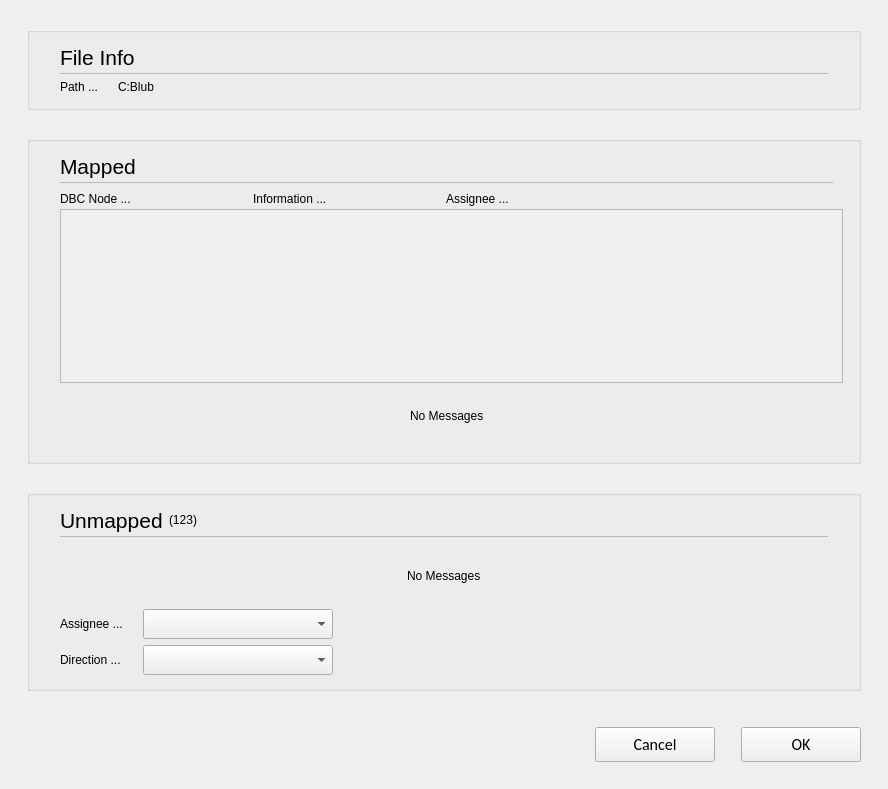
<?xml version="1.0" encoding="UTF-8"?>
<ui version="4.0">
 <class>C_CieDbcImportNodeAssignmentWidget</class>
 <widget class="QWidget" name="C_CieDbcImportNodeAssignmentWidget">
  <property name="geometry">
   <rect>
    <x>0</x>
    <y>0</y>
    <width>888</width>
    <height>789</height>
   </rect>
  </property>
  <property name="windowTitle">
   <string>C_CieDbcImportNodeAssignmentWidget</string>
  </property>
  <layout class="QVBoxLayout" name="verticalLayout" stretch="0,0,1,0,0,0,0,0">
   <property name="leftMargin">
    <number>27</number>
   </property>
   <property name="topMargin">
    <number>27</number>
   </property>
   <property name="rightMargin">
    <number>27</number>
   </property>
   <property name="bottomMargin">
    <number>0</number>
   </property>
   <item>
    <widget class="stw::opensyde_gui_elements::C_OgeGbx" name="pc_GroupBoxMapped_2">
     <property name="title">
      <string/>
     </property>
     <layout class="QVBoxLayout" name="verticalLayout_8" stretch="0,0,0,0">
      <property name="spacing">
       <number>0</number>
      </property>
      <property name="leftMargin">
       <number>30</number>
      </property>
      <property name="rightMargin">
       <number>30</number>
      </property>
      <property name="bottomMargin">
       <number>13</number>
      </property>
      <item>
       <layout class="QHBoxLayout" name="horizontalLayout_8" stretch="0,1">
        <property name="spacing">
         <number>6</number>
        </property>
        <item>
         <widget class="stw::opensyde_gui_elements::C_OgeLabContextMenuBase" name="pc_LabHeadingFileInfo">
          <property name="styleRole" stdset="0">
           <string>heading-group-bold</string>
          </property>
          <property name="minimumSize">
           <size>
            <width>0</width>
            <height>30</height>
           </size>
          </property>
          <property name="maximumSize">
           <size>
            <width>16777215</width>
            <height>30</height>
           </size>
          </property>
          <property name="font">
           <font>
            <family>Segoe UI</family>
            <pointsize>16</pointsize>
           </font>
          </property>
          <property name="text">
           <string>File Info</string>
          </property>
         </widget>
        </item>
        <item>
         <spacer name="horizontalSpacer_11">
          <property name="orientation">
           <enum>Qt::Horizontal</enum>
          </property>
          <property name="sizeHint" stdset="0">
           <size>
            <width>40</width>
            <height>1</height>
           </size>
          </property>
         </spacer>
        </item>
       </layout>
      </item>
      <item>
       <layout class="QHBoxLayout" name="horizontalLayout_22" stretch="0">
        <property name="spacing">
         <number>0</number>
        </property>
        <property name="topMargin">
         <number>1</number>
        </property>
        <property name="rightMargin">
         <number>0</number>
        </property>
        <property name="bottomMargin">
         <number>0</number>
        </property>
        <item>
         <widget class="stw::opensyde_gui_elements::C_OgeFraSeparator" name="pc_FrameMapped_2">
          <property name="minimumSize">
           <size>
            <width>0</width>
            <height>1</height>
           </size>
          </property>
          <property name="maximumSize">
           <size>
            <width>16777215</width>
            <height>1</height>
           </size>
          </property>
          <property name="frameShape">
           <enum>QFrame::StyledPanel</enum>
          </property>
          <property name="frameShadow">
           <enum>QFrame::Raised</enum>
          </property>
         </widget>
        </item>
       </layout>
      </item>
      <item>
       <spacer name="verticalSpacer_9">
        <property name="orientation">
         <enum>Qt::Vertical</enum>
        </property>
        <property name="sizeType">
         <enum>QSizePolicy::Fixed</enum>
        </property>
        <property name="sizeHint" stdset="0">
         <size>
          <width>6</width>
          <height>6</height>
         </size>
        </property>
       </spacer>
      </item>
      <item>
       <layout class="QHBoxLayout" name="horizontalLayout_2">
        <property name="spacing">
         <number>20</number>
        </property>
        <item>
         <widget class="stw::opensyde_gui_elements::C_OgeLabToolTipBase" name="pc_LabPathTitle">
          <property name="styleRole" stdset="0">
           <string>group-item</string>
          </property>
          <property name="text">
           <string>Path ...</string>
          </property>
         </widget>
        </item>
        <item>
         <widget class="stw::opensyde_gui_elements::C_OgeLabToolTipBase" name="pc_LabPath">
          <property name="styleRole" stdset="0">
           <string>group-item</string>
          </property>
          <property name="text">
           <string>C:Blub</string>
          </property>
         </widget>
        </item>
        <item>
         <spacer name="horizontalSpacer_6">
          <property name="orientation">
           <enum>Qt::Horizontal</enum>
          </property>
          <property name="sizeHint" stdset="0">
           <size>
            <width>40</width>
            <height>5</height>
           </size>
          </property>
         </spacer>
        </item>
       </layout>
      </item>
     </layout>
    </widget>
   </item>
   <item>
    <spacer name="verticalSpacer_5">
     <property name="orientation">
      <enum>Qt::Vertical</enum>
     </property>
     <property name="sizeType">
      <enum>QSizePolicy::Fixed</enum>
     </property>
     <property name="sizeHint" stdset="0">
      <size>
       <width>20</width>
       <height>20</height>
      </size>
     </property>
    </spacer>
   </item>
   <item>
    <widget class="stw::opensyde_gui_elements::C_OgeGbx" name="pc_GroupBoxMapped">
     <property name="title">
      <string/>
     </property>
     <layout class="QVBoxLayout" name="verticalLayout_6" stretch="0">
      <property name="spacing">
       <number>0</number>
      </property>
      <property name="leftMargin">
       <number>30</number>
      </property>
      <property name="rightMargin">
       <number>15</number>
      </property>
      <property name="bottomMargin">
       <number>13</number>
      </property>
      <item>
       <layout class="QGridLayout" name="gridLayout">
        <property name="spacing">
         <number>0</number>
        </property>
        <item row="0" column="0">
         <layout class="QHBoxLayout" name="horizontalLayout_7" stretch="0,1">
          <property name="spacing">
           <number>6</number>
          </property>
          <item>
           <widget class="stw::opensyde_gui_elements::C_OgeLabContextMenuBase" name="pc_LabHeadingMapped">
            <property name="styleRole" stdset="0">
             <string>heading-group-bold</string>
            </property>
            <property name="minimumSize">
             <size>
              <width>0</width>
              <height>30</height>
             </size>
            </property>
            <property name="maximumSize">
             <size>
              <width>16777215</width>
              <height>30</height>
             </size>
            </property>
            <property name="font">
             <font>
              <family>Segoe UI</family>
              <pointsize>16</pointsize>
             </font>
            </property>
            <property name="text">
             <string>Mapped</string>
            </property>
           </widget>
          </item>
          <item>
           <spacer name="horizontalSpacer_10">
            <property name="orientation">
             <enum>Qt::Horizontal</enum>
            </property>
            <property name="sizeHint" stdset="0">
             <size>
              <width>40</width>
              <height>1</height>
             </size>
            </property>
           </spacer>
          </item>
         </layout>
        </item>
        <item row="1" column="0">
         <layout class="QHBoxLayout" name="horizontalLayout_20" stretch="0">
          <property name="spacing">
           <number>0</number>
          </property>
          <property name="topMargin">
           <number>1</number>
          </property>
          <property name="rightMargin">
           <number>0</number>
          </property>
          <property name="bottomMargin">
           <number>0</number>
          </property>
          <item>
           <widget class="stw::opensyde_gui_elements::C_OgeFraSeparator" name="pc_FrameMapped">
            <property name="minimumSize">
             <size>
              <width>0</width>
              <height>1</height>
             </size>
            </property>
            <property name="maximumSize">
             <size>
              <width>16777215</width>
              <height>1</height>
             </size>
            </property>
            <property name="frameShape">
             <enum>QFrame::StyledPanel</enum>
            </property>
            <property name="frameShadow">
             <enum>QFrame::Raised</enum>
            </property>
           </widget>
          </item>
         </layout>
        </item>
        <item row="2" column="0">
         <spacer name="verticalSpacer_6">
          <property name="orientation">
           <enum>Qt::Vertical</enum>
          </property>
          <property name="sizeType">
           <enum>QSizePolicy::Fixed</enum>
          </property>
          <property name="sizeHint" stdset="0">
           <size>
            <width>6</width>
            <height>6</height>
           </size>
          </property>
         </spacer>
        </item>
        <item row="4" column="0" colspan="2">
         <widget class="stw::opensyde_gui_elements::C_OgeTransparentScrollArea" name="pc_ScrollAreaMapped">
          <property name="minimumSize">
           <size>
            <width>0</width>
            <height>174</height>
           </size>
          </property>
          <property name="maximumSize">
           <size>
            <width>16777215</width>
            <height>174</height>
           </size>
          </property>
          <property name="widgetResizable">
           <bool>true</bool>
          </property>
          <widget class="stw::opensyde_gui_elements::C_OgeWiOnlyBackground" name="pc_ScrollAreaContents">
           <property name="geometry">
            <rect>
             <x>0</x>
             <y>0</y>
             <width>783</width>
             <height>172</height>
            </rect>
           </property>
           <layout class="QVBoxLayout" name="verticalLayout_5">
            <property name="spacing">
             <number>0</number>
            </property>
            <property name="leftMargin">
             <number>0</number>
            </property>
            <property name="topMargin">
             <number>0</number>
            </property>
            <property name="rightMargin">
             <number>0</number>
            </property>
            <property name="bottomMargin">
             <number>0</number>
            </property>
            <item>
             <layout class="QVBoxLayout" name="pc_LayoutContents">
              <property name="spacing">
               <number>6</number>
              </property>
              <item>
               <spacer name="verticalSpacer">
                <property name="orientation">
                 <enum>Qt::Vertical</enum>
                </property>
                <property name="sizeHint" stdset="0">
                 <size>
                  <width>0</width>
                  <height>0</height>
                 </size>
                </property>
               </spacer>
              </item>
             </layout>
            </item>
           </layout>
          </widget>
         </widget>
        </item>
        <item row="0" column="1">
         <spacer name="horizontalSpacer_9">
          <property name="orientation">
           <enum>Qt::Horizontal</enum>
          </property>
          <property name="sizeType">
           <enum>QSizePolicy::Fixed</enum>
          </property>
          <property name="sizeHint" stdset="0">
           <size>
            <width>10</width>
            <height>0</height>
           </size>
          </property>
         </spacer>
        </item>
        <item row="5" column="0">
         <widget class="QWidget" name="pc_WiNoMapped" native="true">
          <layout class="QHBoxLayout" name="horizontalLayout_5">
           <item>
            <spacer name="horizontalSpacer_7">
             <property name="orientation">
              <enum>Qt::Horizontal</enum>
             </property>
             <property name="sizeHint" stdset="0">
              <size>
               <width>0</width>
               <height>0</height>
              </size>
             </property>
            </spacer>
           </item>
           <item>
            <layout class="QVBoxLayout" name="verticalLayout_10">
             <item>
              <spacer name="verticalSpacer_10">
               <property name="orientation">
                <enum>Qt::Vertical</enum>
               </property>
               <property name="sizeHint" stdset="0">
                <size>
                 <width>0</width>
                 <height>5</height>
                </size>
               </property>
              </spacer>
             </item>
             <item>
              <widget class="stw::opensyde_gui_elements::C_OgeLabToolTipBase" name="pc_LabNoMapped">
               <property name="styleRole" stdset="0">
                <string>group-item</string>
               </property>
               <property name="text">
                <string>No Messages</string>
               </property>
              </widget>
             </item>
             <item>
              <spacer name="verticalSpacer_11">
               <property name="orientation">
                <enum>Qt::Vertical</enum>
               </property>
               <property name="sizeHint" stdset="0">
                <size>
                 <width>0</width>
                 <height>5</height>
                </size>
               </property>
              </spacer>
             </item>
            </layout>
           </item>
           <item>
            <spacer name="horizontalSpacer_8">
             <property name="orientation">
              <enum>Qt::Horizontal</enum>
             </property>
             <property name="sizeHint" stdset="0">
              <size>
               <width>0</width>
               <height>0</height>
              </size>
             </property>
            </spacer>
           </item>
          </layout>
         </widget>
        </item>
        <item row="3" column="0" colspan="2">
         <widget class="QWidget" name="pc_WiMappedTitles" native="true">
          <layout class="QHBoxLayout" name="horizontalLayout" stretch="0,0,0,1">
           <property name="spacing">
            <number>3</number>
           </property>
           <property name="leftMargin">
            <number>0</number>
           </property>
           <property name="topMargin">
            <number>3</number>
           </property>
           <property name="bottomMargin">
            <number>3</number>
           </property>
           <item>
            <widget class="stw::opensyde_gui_elements::C_OgeLabGenericNoPaddingNoMargins" name="pc_LabDbcNodeTitle">
             <property name="minimumSize">
              <size>
               <width>190</width>
               <height>0</height>
              </size>
             </property>
             <property name="maximumSize">
              <size>
               <width>190</width>
               <height>16777215</height>
              </size>
             </property>
             <property name="text">
              <string>DBC Node ...</string>
             </property>
            </widget>
           </item>
           <item>
            <widget class="stw::opensyde_gui_elements::C_OgeLabGenericNoPaddingNoMargins" name="pc_LabInfoTitle">
             <property name="minimumSize">
              <size>
               <width>190</width>
               <height>0</height>
              </size>
             </property>
             <property name="maximumSize">
              <size>
               <width>190</width>
               <height>16777215</height>
              </size>
             </property>
             <property name="text">
              <string>Information ...</string>
             </property>
            </widget>
           </item>
           <item>
            <widget class="stw::opensyde_gui_elements::C_OgeLabGenericNoPaddingNoMargins" name="pc_LabOsyNodeTitle">
             <property name="minimumSize">
              <size>
               <width>190</width>
               <height>0</height>
              </size>
             </property>
             <property name="maximumSize">
              <size>
               <width>190</width>
               <height>16777215</height>
              </size>
             </property>
             <property name="text">
              <string>Assignee ...</string>
             </property>
            </widget>
           </item>
           <item>
            <spacer name="horizontalSpacer_3">
             <property name="orientation">
              <enum>Qt::Horizontal</enum>
             </property>
             <property name="sizeHint" stdset="0">
              <size>
               <width>0</width>
               <height>0</height>
              </size>
             </property>
            </spacer>
           </item>
          </layout>
         </widget>
        </item>
       </layout>
      </item>
     </layout>
    </widget>
   </item>
   <item>
    <spacer name="verticalSpacer_4">
     <property name="orientation">
      <enum>Qt::Vertical</enum>
     </property>
     <property name="sizeType">
      <enum>QSizePolicy::Fixed</enum>
     </property>
     <property name="sizeHint" stdset="0">
      <size>
       <width>20</width>
       <height>20</height>
      </size>
     </property>
    </spacer>
   </item>
   <item>
    <widget class="stw::opensyde_gui_elements::C_OgeGbx" name="pc_GroupBoxUnmapped">
     <property name="title">
      <string/>
     </property>
     <layout class="QVBoxLayout" name="verticalLayout_7">
      <property name="spacing">
       <number>0</number>
      </property>
      <property name="leftMargin">
       <number>30</number>
      </property>
      <property name="rightMargin">
       <number>30</number>
      </property>
      <property name="bottomMargin">
       <number>13</number>
      </property>
      <item>
       <layout class="QHBoxLayout" name="horizontalLayout_9" stretch="0,0,1">
        <property name="spacing">
         <number>6</number>
        </property>
        <item>
         <widget class="stw::opensyde_gui_elements::C_OgeLabContextMenuBase" name="pc_LabHeadingUnmapped">
          <property name="styleRole" stdset="0">
           <string>heading-group-bold</string>
          </property>
          <property name="minimumSize">
           <size>
            <width>0</width>
            <height>30</height>
           </size>
          </property>
          <property name="maximumSize">
           <size>
            <width>16777215</width>
            <height>30</height>
           </size>
          </property>
          <property name="font">
           <font>
            <family>Segoe UI</family>
            <pointsize>16</pointsize>
           </font>
          </property>
          <property name="text">
           <string>Unmapped</string>
          </property>
         </widget>
        </item>
        <item>
         <widget class="stw::opensyde_gui_elements::C_OgeLabContextMenuBase" name="pc_LabNumberUnmapped">
          <property name="styleRole" stdset="0">
           <string>heading-group-bold</string>
          </property>
          <property name="text">
           <string>(123)</string>
          </property>
         </widget>
        </item>
        <item>
         <spacer name="horizontalSpacer_12">
          <property name="orientation">
           <enum>Qt::Horizontal</enum>
          </property>
          <property name="sizeHint" stdset="0">
           <size>
            <width>40</width>
            <height>1</height>
           </size>
          </property>
         </spacer>
        </item>
       </layout>
      </item>
      <item>
       <layout class="QHBoxLayout" name="horizontalLayout_21" stretch="0">
        <property name="spacing">
         <number>0</number>
        </property>
        <property name="topMargin">
         <number>1</number>
        </property>
        <property name="rightMargin">
         <number>0</number>
        </property>
        <property name="bottomMargin">
         <number>0</number>
        </property>
        <item>
         <widget class="stw::opensyde_gui_elements::C_OgeFraSeparator" name="pc_FrameUnmapped">
          <property name="minimumSize">
           <size>
            <width>0</width>
            <height>1</height>
           </size>
          </property>
          <property name="maximumSize">
           <size>
            <width>16777215</width>
            <height>1</height>
           </size>
          </property>
          <property name="frameShape">
           <enum>QFrame::StyledPanel</enum>
          </property>
          <property name="frameShadow">
           <enum>QFrame::Raised</enum>
          </property>
         </widget>
        </item>
       </layout>
      </item>
      <item>
       <spacer name="verticalSpacer_8">
        <property name="orientation">
         <enum>Qt::Vertical</enum>
        </property>
        <property name="sizeType">
         <enum>QSizePolicy::Fixed</enum>
        </property>
        <property name="sizeHint" stdset="0">
         <size>
          <width>6</width>
          <height>6</height>
         </size>
        </property>
       </spacer>
      </item>
      <item>
       <widget class="QWidget" name="pc_WiNoUnmapped" native="true">
        <layout class="QHBoxLayout" name="horizontalLayout_4">
         <item>
          <spacer name="horizontalSpacer_4">
           <property name="orientation">
            <enum>Qt::Horizontal</enum>
           </property>
           <property name="sizeHint" stdset="0">
            <size>
             <width>0</width>
             <height>0</height>
            </size>
           </property>
          </spacer>
         </item>
         <item>
          <layout class="QVBoxLayout" name="verticalLayout_9">
           <item>
            <spacer name="verticalSpacer_2">
             <property name="orientation">
              <enum>Qt::Vertical</enum>
             </property>
             <property name="sizeHint" stdset="0">
              <size>
               <width>0</width>
               <height>5</height>
              </size>
             </property>
            </spacer>
           </item>
           <item>
            <widget class="stw::opensyde_gui_elements::C_OgeLabToolTipBase" name="pc_LabNoUnmapped">
             <property name="styleRole" stdset="0">
              <string>group-item</string>
             </property>
             <property name="minimumSize">
              <size>
               <width>0</width>
               <height>38</height>
              </size>
             </property>
             <property name="text">
              <string>No Messages</string>
             </property>
            </widget>
           </item>
           <item>
            <spacer name="verticalSpacer_3">
             <property name="orientation">
              <enum>Qt::Vertical</enum>
             </property>
             <property name="sizeHint" stdset="0">
              <size>
               <width>0</width>
               <height>5</height>
              </size>
             </property>
            </spacer>
           </item>
          </layout>
         </item>
         <item>
          <spacer name="horizontalSpacer_5">
           <property name="orientation">
            <enum>Qt::Horizontal</enum>
           </property>
           <property name="sizeHint" stdset="0">
            <size>
             <width>0</width>
             <height>0</height>
            </size>
           </property>
          </spacer>
         </item>
        </layout>
       </widget>
      </item>
      <item>
       <widget class="stw::opensyde_gui_elements::C_OgeWiOnlyBackground" name="pc_WiUnmapped" native="true">
        <layout class="QGridLayout" name="gridLayout_2">
         <property name="leftMargin">
          <number>0</number>
         </property>
         <property name="topMargin">
          <number>0</number>
         </property>
         <property name="rightMargin">
          <number>0</number>
         </property>
         <property name="bottomMargin">
          <number>0</number>
         </property>
         <property name="horizontalSpacing">
          <number>20</number>
         </property>
         <item row="0" column="0">
          <widget class="stw::opensyde_gui_elements::C_OgeLabToolTipBase" name="pc_LabAssignee">
           <property name="styleRole" stdset="0">
            <string>group-item</string>
           </property>
           <property name="text">
            <string>Assignee ...</string>
           </property>
          </widget>
         </item>
         <item row="0" column="1">
          <widget class="stw::opensyde_gui_elements::C_OgeCbxText" name="pc_CbxAssignee">
           <property name="minimumSize">
            <size>
             <width>190</width>
             <height>30</height>
            </size>
           </property>
           <property name="maximumSize">
            <size>
             <width>190</width>
             <height>30</height>
            </size>
           </property>
          </widget>
         </item>
         <item row="1" column="0">
          <widget class="stw::opensyde_gui_elements::C_OgeLabToolTipBase" name="pc_LabDirection">
           <property name="styleRole" stdset="0">
            <string>group-item</string>
           </property>
           <property name="text">
            <string>Direction ...</string>
           </property>
          </widget>
         </item>
         <item row="1" column="1">
          <widget class="stw::opensyde_gui_elements::C_OgeCbxText" name="pc_CbxDirection">
           <property name="minimumSize">
            <size>
             <width>190</width>
             <height>30</height>
            </size>
           </property>
           <property name="maximumSize">
            <size>
             <width>190</width>
             <height>30</height>
            </size>
           </property>
          </widget>
         </item>
         <item row="0" column="2">
          <spacer name="horizontalSpacer_2">
           <property name="orientation">
            <enum>Qt::Horizontal</enum>
           </property>
           <property name="sizeHint" stdset="0">
            <size>
             <width>40</width>
             <height>20</height>
            </size>
           </property>
          </spacer>
         </item>
        </layout>
       </widget>
      </item>
     </layout>
    </widget>
   </item>
   <item>
    <spacer name="pc_VerticalSpacerButtonsObove">
     <property name="orientation">
      <enum>Qt::Vertical</enum>
     </property>
     <property name="sizeType">
      <enum>QSizePolicy::Fixed</enum>
     </property>
     <property name="sizeHint" stdset="0">
      <size>
       <width>20</width>
       <height>30</height>
      </size>
     </property>
    </spacer>
   </item>
   <item>
    <layout class="QHBoxLayout" name="pc_HorizontalLayoutUserCancelOK">
     <item>
      <spacer name="pc_HorizontalSpacer">
       <property name="orientation">
        <enum>Qt::Horizontal</enum>
       </property>
       <property name="sizeHint" stdset="0">
        <size>
         <width>40</width>
         <height>20</height>
        </size>
       </property>
      </spacer>
     </item>
     <item>
      <widget class="stw::opensyde_gui_elements::C_OgePubToolTipBase" name="pc_PushButtonCancel">
       <property name="minimumSize">
        <size>
         <width>120</width>
         <height>35</height>
        </size>
       </property>
       <property name="maximumSize">
        <size>
         <width>120</width>
         <height>35</height>
        </size>
       </property>
       <property name="font">
        <font>
         <family>Calibri</family>
         <pointsize>12</pointsize>
        </font>
       </property>
       <property name="focusPolicy">
        <enum>Qt::StrongFocus</enum>
       </property>
       <property name="text">
        <string>Cancel</string>
       </property>
      </widget>
     </item>
     <item>
      <spacer name="horizontalSpacer">
       <property name="orientation">
        <enum>Qt::Horizontal</enum>
       </property>
       <property name="sizeType">
        <enum>QSizePolicy::Fixed</enum>
       </property>
       <property name="sizeHint" stdset="0">
        <size>
         <width>20</width>
         <height>20</height>
        </size>
       </property>
      </spacer>
     </item>
     <item>
      <widget class="stw::opensyde_gui_elements::C_OgePubToolTipBase" name="pc_PushButtonOk">
       <property name="minimumSize">
        <size>
         <width>120</width>
         <height>35</height>
        </size>
       </property>
       <property name="maximumSize">
        <size>
         <width>120</width>
         <height>35</height>
        </size>
       </property>
       <property name="font">
        <font>
         <family>Calibri</family>
         <pointsize>12</pointsize>
        </font>
       </property>
       <property name="focusPolicy">
        <enum>Qt::StrongFocus</enum>
       </property>
       <property name="text">
        <string>OK</string>
       </property>
      </widget>
     </item>
    </layout>
   </item>
   <item>
    <spacer name="verticalSpacer_7">
     <property name="orientation">
      <enum>Qt::Vertical</enum>
     </property>
     <property name="sizeType">
      <enum>QSizePolicy::Fixed</enum>
     </property>
     <property name="sizeHint" stdset="0">
      <size>
       <width>20</width>
       <height>27</height>
      </size>
     </property>
    </spacer>
   </item>
  </layout>
 </widget>
 <customwidgets>
  <customwidget>
   <class>stw::opensyde_gui_elements::C_OgeLabContextMenuBase</class>
   <extends>QLabel</extends>
   <header>C_OgeLabContextMenuBase.hpp</header>
  </customwidget>
  <customwidget>
   <class>stw::opensyde_gui_elements::C_OgeFraSeparator</class>
   <extends>QFrame</extends>
   <header>C_OgeFraSeparator.hpp</header>
   <container>1</container>
  </customwidget>
  <customwidget>
   <class>stw::opensyde_gui_elements::C_OgePubToolTipBase</class>
   <extends>QPushButton</extends>
   <header>C_OgePubToolTipBase.hpp</header>
  </customwidget>
  <customwidget>
   <class>stw::opensyde_gui_elements::C_OgeGbx</class>
   <extends>QGroupBox</extends>
   <header>C_OgeGbx.hpp</header>
   <container>1</container>
  </customwidget>
  <customwidget>
   <class>stw::opensyde_gui_elements::C_OgePubToolTipBase</class>
   <extends>QPushButton</extends>
   <header>C_OgePubToolTipBase.hpp</header>
  </customwidget>
  <customwidget>
   <class>stw::opensyde_gui_elements::C_OgeLabToolTipBase</class>
   <extends>QLabel</extends>
   <header>C_OgeLabToolTipBase.hpp</header>
  </customwidget>
  <customwidget>
   <class>stw::opensyde_gui_elements::C_OgeCbxText</class>
   <extends>QComboBox</extends>
   <header>C_OgeCbxText.hpp</header>
  </customwidget>
  <customwidget>
   <class>stw::opensyde_gui_elements::C_OgeWiOnlyBackground</class>
   <extends>QWidget</extends>
   <header>C_OgeWiOnlyBackground.hpp</header>
   <container>1</container>
  </customwidget>
  <customwidget>
   <class>stw::opensyde_gui_elements::C_OgeTransparentScrollArea</class>
   <extends>QScrollArea</extends>
   <header>C_OgeTransparentScrollArea.hpp</header>
   <container>1</container>
  </customwidget>
  <customwidget>
   <class>stw::opensyde_gui_elements::C_OgeLabGenericNoPaddingNoMargins</class>
   <extends>QLabel</extends>
   <header>C_OgeLabGenericNoPaddingNoMargins.hpp</header>
  </customwidget>
 </customwidgets>
 <tabstops>
  <tabstop>pc_ScrollAreaMapped</tabstop>
  <tabstop>pc_CbxAssignee</tabstop>
  <tabstop>pc_CbxDirection</tabstop>
 </tabstops>
 <resources/>
 <connections/>
</ui>
